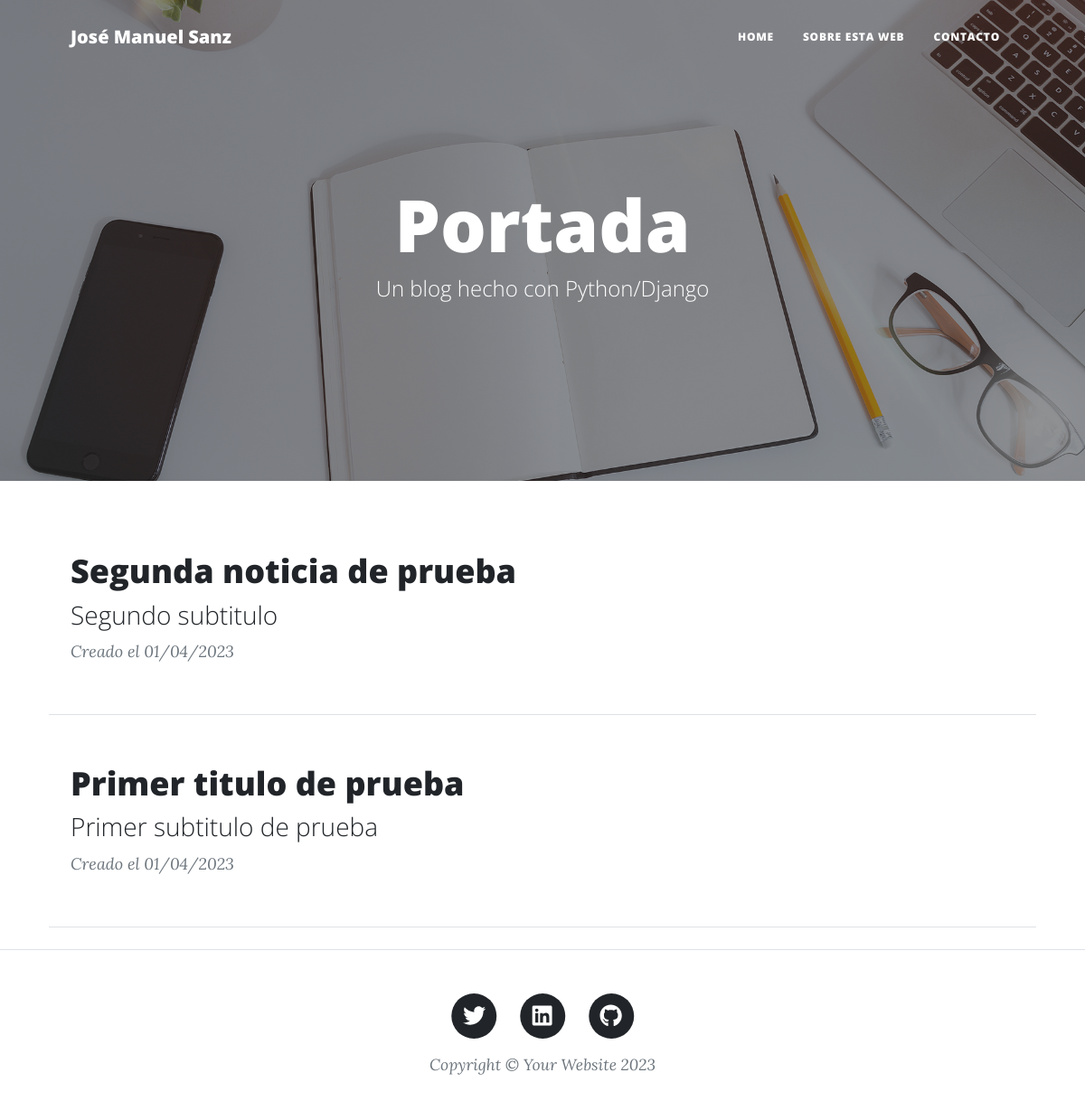
The page / on the database its author committed.
### blog/models.py (models this page shows, shortened)
class Blog(models.Model):
    id = models.AutoField(primary_key=True)
    titulo = models.CharField(max_length=250)
    subtitulo = models.CharField(max_length=250)
    contenido = models.TextField()
    imagen = models.ImageField(upload_to='blog')
    fecha_creacion = models.DateTimeField(auto_now_add=True) # Se añade la hora de forma automática cuando se crea el registro
    fecha_actualizacion = models.DateTimeField(auto_now=True) # Se añade la hora de forma automática al actualizarse el campo
    class Meta:
        verbose_name = "noticia"
        verbose_name_plural = "noticias"
        ordering = ["-fecha_creacion"] # Ordena por defecto de mas antiguo a mas nuevo, con (-NombreCampo), cambia a la inversa

### blog/views.py (the view)
# urls.py: 2. Add a URL to urlpatterns:  path('', views.home, name='home')
def home(request):
    noticias = Blog.objects.all()
    return render(request, "blog/home.html", {'noticias':noticias})

### blog/templates/blog/home.html (shortened to what this page needs)
{% extends 'core/base.html' %}
{% block background %}{% load static %}{% static 'core/assets/img/home-bg.jpg' %}{% endblock %}
{% block cabecera %}
<div class="site-heading">
    <h1>Portada</h1>
    <span class="subheading">Un blog hecho con Python/Django</span>
</div>
{% endblock %}
{% block content %}
   {% for noticias in noticias %}
    <div class="post-preview">
        <a href="{% url 'noticia' noticia_id=noticias.id %}">
            <h2 class="post-title">{{noticias.titulo}}</h2>
            <h3 class="post-subtitle">{{noticias.subtitulo}}</h3>
        </a>
        <p class="post-meta">
            Creado el
           {{noticias.fecha_creacion|date:"SHORT_DATE_FORMAT"}}
        </p>
    </div>
    <hr class="my-4" />
   {% endfor %}
{% endblock %}

### rows shown on the page
Blog: titulo "Segunda noticia de prueba", subtitulo "Segundo subtitulo", fecha_creacion "01/04/2023"
Blog: titulo "Primer titulo de prueba", subtitulo "Primer subtitulo de prueba", fecha_creacion "01/04/2023"
